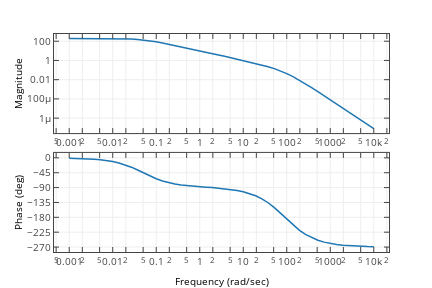
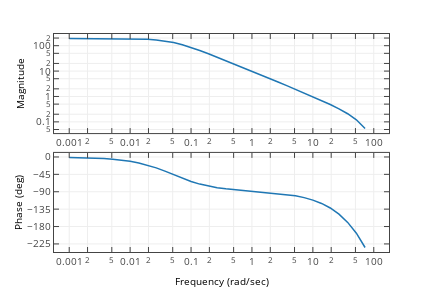

Notebook code cell kept with these figures, in order:
### Markdown cell above
Plana eta kontrolgailua definituta, lagintze periodoa kalkulatu behar da; adbidez, maiztasun eremuko informazioa erabiliz

### Code cell
c.bode(gc*gp)
f=plt.gcf();py.iplot_mpl(f)
print('Irabazi kritikoko maiztasuna ~10')
wik=10
Tl=2*sp.pi/(wik*20)
gpz=c.c2d(gp,Tl)
gcz=c.c2d(gc,Tl,method='tustin') # beste aukera Euler izan daiteke, baina kontrolagailuy mota hauentzat (atzerapen sarea) Tustineko transformatu bilineala egokia da
c.bode(gcz*gpz)
f=plt.gcf();py.iplot_mpl(f)
print('Fase-margin berria ~75')
#print('Era zehatzean:', c.margins.stability_margins(gcz*gpz))

### Figure 1 — Plotly figure (JSON) as saved in the notebook; plotly's stock layout.template omitted (floating-point values rounded to 4 significant figures)
{"data": [{"line": {"color": "rgba (31, 119, 180, 1)", "dash": "solid", "width": 1.5}, "mode": "lines", "name": "_line0", "type": "scatter", "uid": "c6ca4719-8591-4daa-8d53-10f9838a6b2b", "x": [0.001, 0.001389, 0.001931, 0.002683, 0.003728, 0.005179, 0.007197, 0.01, 0.01389, 0.01931, 0.02683, 0.03728, 0.05179, 0.07197, 0.1, 0.1389, 0.1931, 0.2683, 0.3728, 0.5179, 0.7197, 1, 1.389, 1.931, 2.683, 3.728, 5.179, 7.197, 10, 13.89, 19.31, 26.83, 37.28, 51.79, 71.97, 100, 138.9, 193.1, 268.3, 372.8, 517.9, 719.7, 1000, 1389.0, 1931.0, 2683.0, 3728.0, 5179.0, 7197.0, 10000], "xaxis": "x", "y": [192.1, 192.0, 192.0, 191.8, 191.6, 191.1, 190.1, 188.4, 185.1, 179.2, 169.3, 154.0, 133.4, 109.6, 85.94, 65.09, 48.23, 35.29, 25.66, 18.62, 13.5, 9.789, 7.096, 5.135, 3.709, 2.673, 1.923, 1.38, 0.9868, 0.7012, 0.4925, 0.3388, 0.2249, 0.1412, 0.08192, 0.04324, 0.02069, 0.00909, 0.003743, 0.001476, 0.0005677, 0.0002151, 8.089e-05, 3.029e-05, 1.132e-05, 4.224e-06, 1.576e-06, 5.875e-07, 2.19e-07, 8.165e-08], "yaxis": "y"}, {"line": {"color": "rgba (31, 119, 180, 1)", "dash": "solid", "width": 1.5}, "mode": "lines", "name": "_line0", "type": "scatter", "uid": "00330edb-525f-49ca-8c4a-38965f5e1cc1", "x": [0.001, 0.001389, 0.001931, 0.002683, 0.003728, 0.005179, 0.007197, 0.01, 0.01389, 0.01931, 0.02683, 0.03728, 0.05179, 0.07197, 0.1, 0.1389, 0.1931, 0.2683, 0.3728, 0.5179, 0.7197, 1, 1.389, 1.931, 2.683, 3.728, 5.179, 7.197, 10, 13.89, 19.31, 26.83, 37.28, 51.79, 71.97, 100, 138.9, 193.1, 268.3, 372.8, 517.9, 719.7, 1000, 1389.0, 1931.0, 2683.0, 3728.0, 5179.0, 7197.0, 10000], "xaxis": "x2", "y": [-1.145, -1.59, -2.209, -3.068, -4.26, -5.909, -8.183, -11.3, -15.52, -21.09, -28.19, -36.67, -45.96, -55.14, -63.34, -70.07, -75.3, -79.21, -82.08, -84.21, -85.85, -87.26, -88.63, -90.08, -91.68, -93.54, -95.82, -98.75, -102.6, -107.8, -114.7, -123.9, -135.9, -150.6, -167.5, -185.6, -203.1, -218.7, -231.7, -241.8, -249.5, -255.1, -259.3, -262.3, -264.4, -266.0, -267.1, -267.9, -268.5, -268.9], "yaxis": "y2"}], "layout": {"autosize": false, "height": 288, "hovermode": "closest", "margin": {"b": 36, "l": 54, "pad": 0, "r": 43, "t": 34}, "showlegend": false, "width": 432, "xaxis": {"anchor": "y", "domain": [0, 1], "mirror": "ticks", "nticks": 12, "range": [-3.35, 4.35], "showgrid": true, "showline": true, "side": "bottom", "tickfont": {"size": 10}, "ticks": "inside", "type": "log", "zeroline": false}, "xaxis2": {"anchor": "y2", "domain": [0, 1], "mirror": "ticks", "nticks": 12, "range": [-3.35, 4.35], "showgrid": true, "showline": true, "side": "bottom", "tickfont": {"size": 10}, "ticks": "inside", "title": {"font": {"color": "#000000", "size": 10}, "text": "Frequency (rad/sec)"}, "type": "log", "zeroline": false}, "yaxis": {"anchor": "x", "domain": [0.5455, 1], "mirror": "ticks", "nticks": 7, "range": [-7.557, 2.752], "showgrid": true, "showline": true, "side": "left", "tickfont": {"size": 10}, "ticks": "inside", "title": {"font": {"color": "#000000", "size": 10}, "text": "Magnitude"}, "type": "log", "zeroline": false}, "yaxis2": {"anchor": "x2", "domain": [0, 0.4545], "dtick": 45, "mirror": "ticks", "range": [-285, 15], "showgrid": true, "showline": true, "side": "left", "tick0": -270, "tickfont": {"size": 10}, "ticks": "inside", "title": {"font": {"color": "#000000", "size": 10}, "text": "Phase (deg)"}, "type": "linear", "zeroline": false}}}

### Figure 2 — Plotly figure (JSON) as saved in the notebook; plotly's stock layout.template omitted (floating-point values rounded to 4 significant figures)
{"data": [{"line": {"color": "rgba (31, 119, 180, 1)", "dash": "solid", "width": 1.5}, "mode": "lines", "name": "_line0", "type": "scatter", "uid": "c01897fd-e351-40c3-93b5-a38f475328c8", "x": [0.001, 0.001389, 0.001931, 0.002683, 0.003728, 0.005179, 0.007197, 0.01, 0.01389, 0.01931, 0.02683, 0.03728, 0.05179, 0.07197, 0.1, 0.1389, 0.1931, 0.2683, 0.3728, 0.5179, 0.7197, 1, 1.389, 1.931, 2.683, 3.728, 5.179, 7.197, 10, 13.89, 19.31, 26.83, 37.28, 51.79, 71.97], "xaxis": "x", "y": [192.1, 192.0, 192.0, 191.8, 191.6, 191.1, 190.1, 188.4, 185.1, 179.2, 169.3, 154.0, 133.4, 109.6, 85.94, 65.09, 48.23, 35.29, 25.66, 18.62, 13.5, 9.788, 7.095, 5.134, 3.707, 2.671, 1.92, 1.377, 0.9821, 0.6947, 0.4837, 0.3269, 0.2091, 0.1205, 0.05439], "yaxis": "y"}, {"line": {"color": "rgba (31, 119, 180, 1)", "dash": "solid", "width": 1.5}, "mode": "lines", "name": "_line0", "type": "scatter", "uid": "5a1e2c41-f45f-4eb1-937b-2e57774f37a9", "x": [0.001, 0.001389, 0.001931, 0.002683, 0.003728, 0.005179, 0.007197, 0.01, 0.01389, 0.01931, 0.02683, 0.03728, 0.05179, 0.07197, 0.1, 0.1389, 0.1931, 0.2683, 0.3728, 0.5179, 0.7197, 1, 1.389, 1.931, 2.683, 3.728, 5.179, 7.197, 10, 13.89, 19.31, 26.83, 37.28, 51.79, 71.97], "xaxis": "x2", "y": [-1.146, -1.592, -2.211, -3.071, -4.263, -5.914, -8.19, -11.31, -15.53, -21.11, -28.21, -36.7, -46.0, -55.2, -63.43, -70.2, -75.47, -79.45, -82.42, -84.67, -86.5, -88.16, -89.88, -91.81, -94.08, -96.88, -100.5, -105.2, -111.6, -120.2, -132.0, -148.0, -169.3, -197.2, -234.2], "yaxis": "y2"}], "layout": {"autosize": false, "height": 288, "hovermode": "closest", "margin": {"b": 36, "l": 54, "pad": 0, "r": 43, "t": 34}, "showlegend": false, "width": 432, "xaxis": {"anchor": "y", "domain": [0, 1], "mirror": "ticks", "nticks": 10, "range": [-3.25, 2.25], "showgrid": true, "showline": true, "side": "bottom", "tickfont": {"size": 10}, "ticks": "inside", "type": "log", "zeroline": false}, "xaxis2": {"anchor": "y2", "domain": [0, 1], "mirror": "ticks", "nticks": 10, "range": [-3.25, 2.25], "showgrid": true, "showline": true, "side": "bottom", "tickfont": {"size": 10}, "ticks": "inside", "title": {"font": {"color": "#000000", "size": 10}, "text": "Frequency (rad/sec)"}, "type": "log", "zeroline": false}, "yaxis": {"anchor": "x", "domain": [0.5455, 1], "mirror": "ticks", "nticks": 8, "range": [-1.442, 2.461], "showgrid": true, "showline": true, "side": "left", "tickfont": {"size": 10}, "ticks": "inside", "title": {"font": {"color": "#000000", "size": 10}, "text": "Magnitude"}, "type": "log", "zeroline": false}, "yaxis2": {"anchor": "x2", "domain": [0, 0.4545], "dtick": 45, "mirror": "ticks", "range": [-245.9, 10.51], "showgrid": true, "showline": true, "side": "left", "tick0": -225, "tickfont": {"size": 10}, "ticks": "inside", "title": {"font": {"color": "#000000", "size": 10}, "text": "Phase (deg)"}, "type": "linear", "zeroline": false}}}
